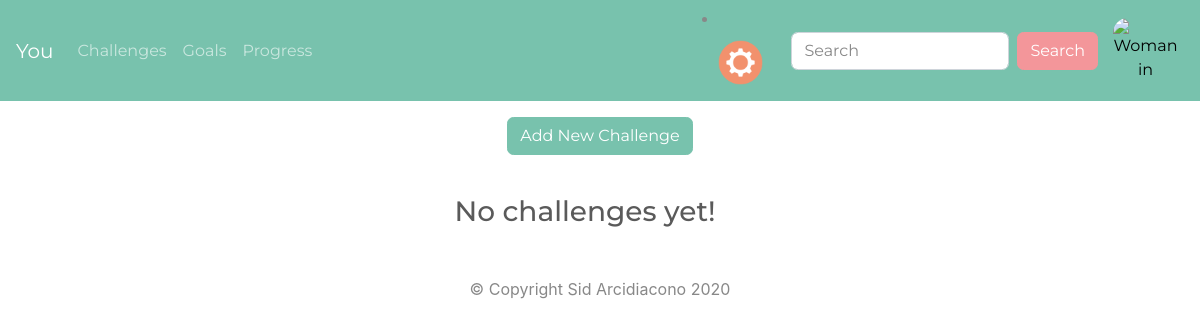
Before: /challenges (signed in) with the older database file.
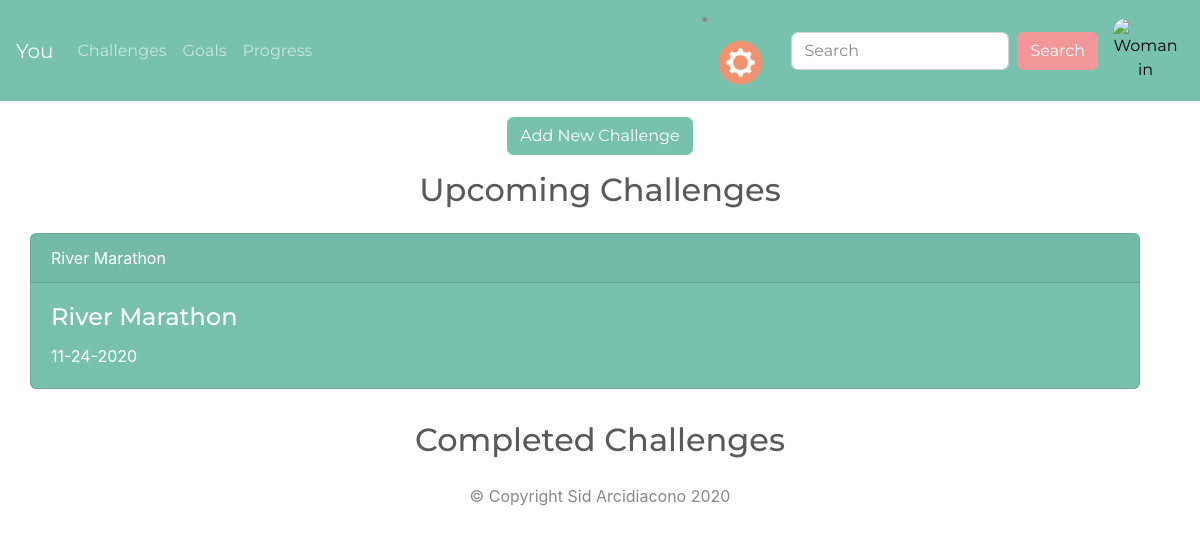
After: the same page with the newer database file.
### you_app/models.py (models this page shows)
class Challenges(db.Model):
    id = db.Column(db.Integer, primary_key=True)
    title = db.Column(db.String(40), nullable=False)
    dates = db.Column(db.String(50), nullable=False)
    completed = db.Column(db.Boolean, default=False)

### you_app/main/routes.py (the view, shortened to what this page needs)
@main.route("/challenges", methods=["GET", "POST"])
def challenges():
    new_challenges = Challenges.query.filter_by(completed=False).all()
    completed_challenges = Challenges.query.filter_by(completed=True).all()
    context = {
        "new_challenges": new_challenges,
        "completed_challenges": completed_challenges,
    }
    return render_template("challenges.html", **context)

### you_app/models.py (called while the page is built)
@login_manager.user_loader
def user_loader(user_id):
    return User.query.filter_by(id=user_id).first()

### you_app/templates/challenges.html (shortened to what this page needs)
{% extends 'base.html' %}
{% block content %}
<div class="row justify-content-center m-3">
  <div class="col-md-6 d-flex align-items-center">
    <button type="button" class="btn btn-primary m-auto" id="start-modal-btn">Add New Challenge</button>
  </div>
</div>
{% if new_challenges or completed_challenges %}
<div class="row justify-content-center">
  <h2>Upcoming Challenges</h2>
</div>
{% for new_challenge in new_challenges %}
<div class="row w-100 justify-content-center">
  <div class="container m-3">
    <div class="card text-white bg-primary mb-3" style="max-width: 100%;">
      <div class="card-header">{{ new_challenge.title }}</div>
      <div class="card-body">
        <h4 class="card-title">{{ new_challenge.title }}</h4>
        <p class="card-text">{{ new_challenge.dates }}</p>
      </div>
    </div>
  </div>
</div>
{% endfor %}
<div class="row justify-content-center">
  <h2>Completed Challenges</h2>
</div>
{% else %}
<div class="row w-100 justify-content-center mt-4 mb-4">
  <h3 class="text-center">No challenges yet!</h3>
</div>
{% endif %}
{% endblock %}

### you_app/templates/base.html (shortened to what this page needs)
<!DOCTYPE html>
<html lang="en" dir="ltr">
<head>
  <link rel="stylesheet" href="{{ url_for('static', filename='css/bootstrap.css')}}">
  <link rel="stylesheet" href="{{ url_for('static', filename='css/styles.css')}}">
</head>
<body>
  <header>
    <nav class="navbar navbar-expand-lg navbar-dark bg-primary">
      <a class="navbar-brand navbar-item active" href="{{ url_for('main.homepage') }}">You</a>
      <div class="collapse navbar-collapse" id="navbarColor01">
        <ul class="navbar-nav mr-auto">
          <li class="nav-item">
            <a class="nav-link" href="{{ url_for('main.challenges') }}">Challenges</a>
          </li>
          <li class="nav-item">
            <a class="nav-link" href="{{ url_for('main.goals') }}">Goals</a>
          </li>
          <li class="nav-item">
            <a class="nav-link" href="{{ url_for('main.progress') }}">Progress</a>
          </li>
        </ul>
        <li class="nav-item dropdown">
          <a class="nav-link dropdown-toggle" data-toggle="dropdown" href="#" role="button" aria-haspopup="true" aria-expanded="false"><img src="{{ url_for('static', filename='assets/settings.png') }}" alt="Gear icon" id="settings-dropdown"></a>
        </li>
        <form class="form-inline my-2 my-lg-0">
          <input class="form-control mr-sm-2" type="text" placeholder="Search">
          <button class="btn btn-secondary my-2 my-sm-0" type="submit">Search</button>
        </form>
        {% if current_user.is_authenticated %}
        <button type="button" id="open-glance" class="img-btn"><img src="{{ url_for('static', filename='assets/default_profile_pic.jpg')}}" alt="Woman in fitness gear outside" class="profile-pic"></button>
        {% endif %}
      </div>
    </nav>
  </header>
  {% block content %}{% endblock %}
  <footer class="page-footer font-small">
    <div class="footer-copyright text-center py-3">
      © Copyright Sid Arcidiacono 2020
    </div>
  </footer>
</body>
</html>

### you_app/static/css/styles.css (style rules this page uses)
.profile-pic { max-width: 65px; max-height: 65px; border-radius: 15px; }
.img-btn { background-color: transparent; border: none; padding-left: 15px; }
.img-btn img { width: 50px; height: 50px; }
#settings-dropdown { max-width: 45px; max-height: 45px; }

Changed rows visible on the page:
added Challenges: title "River Marathon", dates "11-24-2020"
Other visible differences:
text no longer shown: "No challenges yet!"
text now shown: "Upcoming Challenges Completed Challenges"
